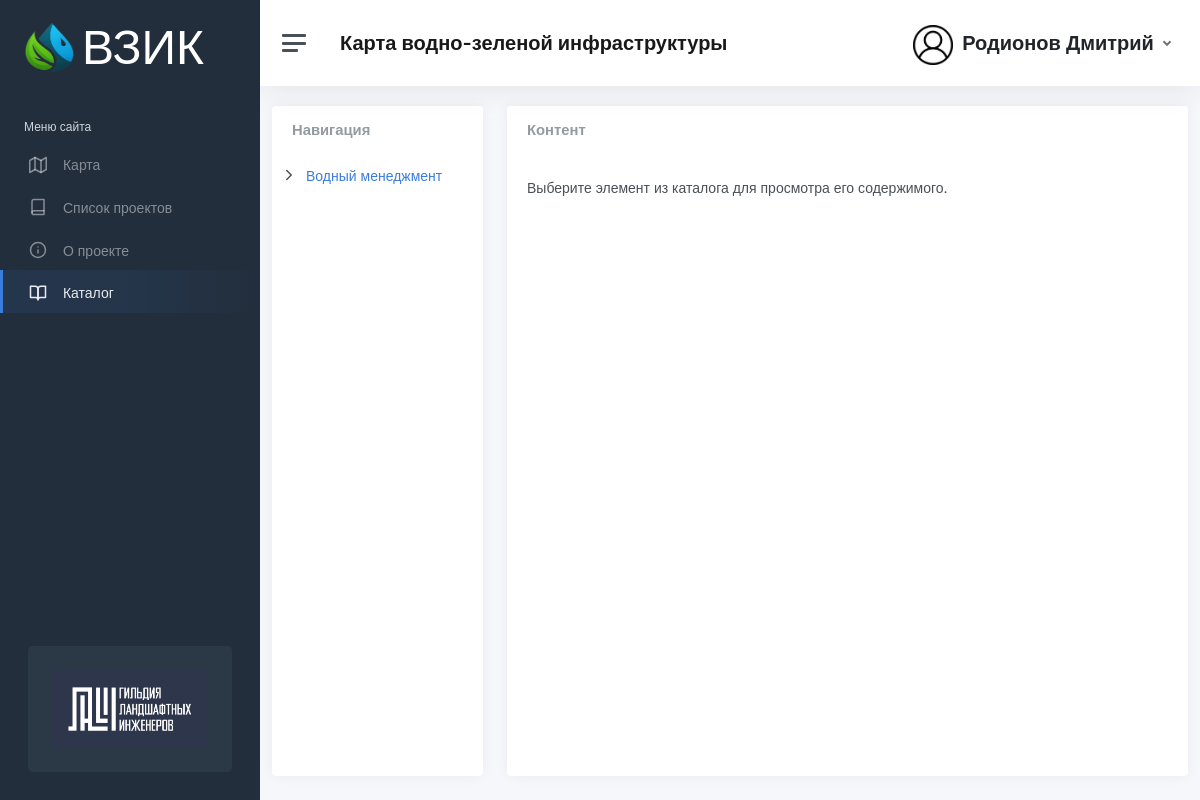
The page /catalog/ (signed in) on the database its author committed.
### accounts/models.py (models this page shows, shortened)
class CustomUser(AbstractBaseUser, PermissionsMixin):
    email = models.EmailField(unique=True)
    first_name = models.CharField(max_length=30, blank=True)
    last_name = models.CharField(max_length=30, blank=True)
    workplace = models.CharField(max_length=100, blank=True)
    phone = models.CharField(max_length=20, blank=True)
    position = models.CharField(max_length=100, blank=True)
    activity_area = models.ForeignKey(ActivityArea, on_delete=models.SET_NULL, null=True, blank=True)
    country = models.CharField(max_length=100, blank=True)
    city = models.CharField(max_length=100, blank=True)
    is_active = models.BooleanField(default=True)
    is_staff = models.BooleanField(default=False)
    avatar = models.ImageField(upload_to='avatars/', null=True, blank=True)
    registration_date = models.DateTimeField(default=timezone.now)
    auto_publish = models.BooleanField(default=False)
    objects = CustomUserManager()
    USERNAME_FIELD = 'email'
    REQUIRED_FIELDS = []

### map_app/models.py (models this page shows, shortened)
class CatalogItem(models.Model):
    title = models.CharField(max_length=255)
    content = models.TextField(blank=True, null=True)
    parent = models.ForeignKey('self', on_delete=models.CASCADE, null=True, blank=True, related_name='children')

### map_app/views.py (the view)
# urls.py: path('catalog/', catalog_view, name='catalog'),
def catalog_view(request):
    catalog_items = CatalogItem.objects.filter(parent__isnull=True)
    selected_item_id = request.GET.get('item')
    selected_item = None
    if selected_item_id:
        selected_item = get_object_or_404(CatalogItem, id=selected_item_id)
    return render(request, 'pages/catalog.html', {
        'catalog_items': catalog_items,
        'selected_item': selected_item,
    })

### map_app/templates/pages/catalog.html (shortened to what this page needs)
{% extends "base.html" %}
{% load static %}
{% block content %}
    <div class="container-fluid h-100">
        <div class="row h-100">
            <div class="col-md-3 d-flex flex-column h-100">
                <div class="card flex-fill">
                    <div class="card-header">
                        <h5 class="card-title mb-0">Навигация</h5>
                    </div>
                    <div class="card-body p-2" style="overflow-y: auto;">
                        <ul id="catalogAccordion" class="list-unstyled">
                            {% for item in catalog_items %}
                                <li>
                                    <div class="d-flex align-items-center">
                                        {% if item.children.exists %}
                                            <i class="align-middle toggle-icon" data-feather="chevron-right"
                                               data-id="{{ item.id }}" aria-expanded="false"></i>
                                        {% else %}
                                            <i class="align-middle" data-feather="minus"></i>
                                        {% endif %}
                                        <a href="?item={{ item.id }}" class="ms-2">{{ item.title }}</a>
                                    </div>
                                </li>
                            {% endfor %}
                        </ul>
                    </div>
                </div>
            </div>
            <div class="col-md-9 d-flex flex-column h-100">
                <div class="card flex-fill">
                    <div class="card-header">
                        <h5 class="card-title mb-0">Контент</h5>
                    </div>
                    <div class="card-body overflow-auto">
                        {% if selected_item %}
                            <h3>{{ selected_item.title }}</h3>
                            <p>{{ selected_item.content }}</p>
                        {% else %}
                            <p>Выберите элемент из каталога для просмотра его содержимого.</p>
                        {% endif %}
                    </div>
                </div>
            </div>
        </div>
    </div>
{% endblock %}

### map_app/templates/includes/navbar.html (shortened to what this page needs)
{% load static %}
<nav class="navbar navbar-expand navbar-light navbar-bg">
    <a class="sidebar-toggle js-sidebar-toggle">
        <i class="hamburger align-self-center"></i>
    </a>
    <div class="navbar-brand-container ms-3">
        <a class="navbar-brand d-flex align-items-center" href="{% url 'map' %}">
            <span class="navbar-brand-full">Карта водно-зеленой инфраструктуры</span>
        </a>
    </div>
    <div class="navbar-collapse collapse">
        <ul class="navbar-nav navbar-align ms-auto">
            <li class="nav-item dropdown">
                {% if user.is_authenticated %}
                    <a class="nav-link dropdown-toggle d-none d-sm-inline-block" href="#" data-bs-toggle="dropdown">
                        <img src="
                                {% if user.avatar %}{{ user.avatar.url }}{% else %}{% static 'img/avatars/user.png' %}{% endif %}"
                             class="avatar img-fluid rounded me-1" alt="{{ user.get_full_name }}"/>
                        <span class="text-dark">{{ user.last_name }} {{ user.first_name }}</span>
                    </a>
                {% else %}
                    <a class="nav-link d-none d-sm-inline-block" href="{% url 'signin' %}">
                        <span class="text-dark">Войти</span>
                    </a>
                {% endif %}
            </li>
        </ul>
    </div>
</nav>

### map_app/templates/includes/sidebar.html (style rules this page uses)
.navbar-brand { font-size: 1.25rem; font-weight: 600; }
.navbar-brand-full { display: inline; }

### map_app/templates/includes/navbar.html (style rules this page uses)
.navbar { font-size: 1.25rem; font-weight: 600; z-index: 1050; position: relative; }
.navbar-brand-full { display: inline; }

### map_app/templates/pages/catalog.html (style rules this page uses)
.container-fluid { height: 100vh; padding-top: 20px; }
.card-body { overflow-y: auto; }
.row { height: 100%; }
.toggle-icon { transition: transform 0.2s ease; cursor: pointer; }

### rows shown on the page
CustomUser: last_name "Родионов", first_name "Дмитрий"
CatalogItem: title "Водный менеджмент"
